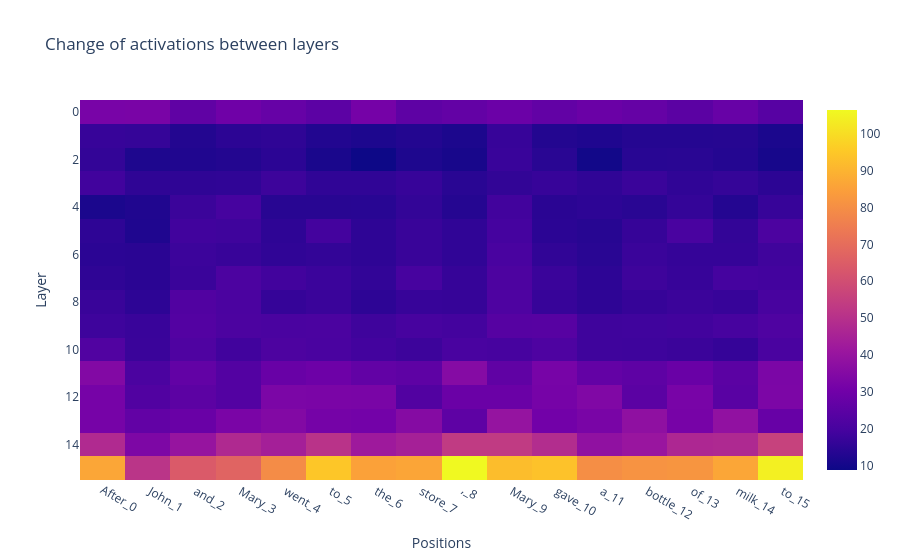

The notebook cell this image was saved under:
### Code cell
# 1) Zapisujemy wartości aktywacji "przed" wejściem do bloku i "po" wejściu do bloku.
_, cache = model.run_with_cache(
    text,
    names_filter=lambda name: name.endswith("hook_resid_pre") or name.endswith("hook_resid_post")
)

# 2) Zbieramy aktywacje w tensory (n_layers, n_batches, n_positions, d_model)
pre_activations = cache.stack_activation("resid_pre")
post_activations = cache.stack_activation("resid_post")

# 3) Odejmujemy od wektorów post wektory pre (otrzymując f(x)) i bierzemy normę ||f(x)||.
# Usuwamy <|endoftext|>, bo dzieją się z nim dziwne rzeczy.
diff = (post_activations - pre_activations).flatten(start_dim=1, end_dim=-2).norm(dim=-1)[:, 1:]

print(f"pre={pre_activations.size()}")
print(f"post={post_activations.size()}")
print(f"diff={diff.size()}")

token_labels = [f"{token}_{index}" for index, token in enumerate(model.to_str_tokens(text)[1:])]
imshow(diff, x=token_labels, xaxis="Positions", yaxis="Layer", title="Change of activations between layers")

### Figure 1 — Plotly figure (JSON) as saved in the notebook; plotly's stock layout.template omitted (floating-point values rounded to 4 significant figures; data arrays with more than 128 entries replaced by an {"elided": "..."} marker saying what was removed)
{"data": [{"coloraxis": "coloraxis", "hovertemplate": "Positions: %{x}<br>Layer: %{y}<br>color: %{z}<extra></extra>", "name": "0", "type": "heatmap", "x": ["After_0", " John_1", " and_2", " Mary_3", " went_4", " to_5", " the_6", " store_7", ",_8", " Mary_9", " gave_10", " a_11", " bottle_12", " of_13", " milk_14", " to_15"], "xaxis": "x", "yaxis": "y", "z": {"elided": "16x16 float values"}}], "layout": {"coloraxis": {"colorscale": [[0, "#0d0887"], [0.1111, "#46039f"], [0.2222, "#7201a8"], [0.3333, "#9c179e"], [0.4444, "#bd3786"], [0.5556, "#d8576b"], [0.6667, "#ed7953"], [0.7778, "#fb9f3a"], [0.8889, "#fdca26"], [1, "#f0f921"]]}, "title": {"text": "Change of activations between layers"}, "xaxis": {"anchor": "y", "constrain": "domain", "domain": [0, 1], "scaleanchor": "y", "title": {"text": "Positions"}}, "yaxis": {"anchor": "x", "autorange": "reversed", "constrain": "domain", "domain": [0, 1], "title": {"text": "Layer"}}}}
